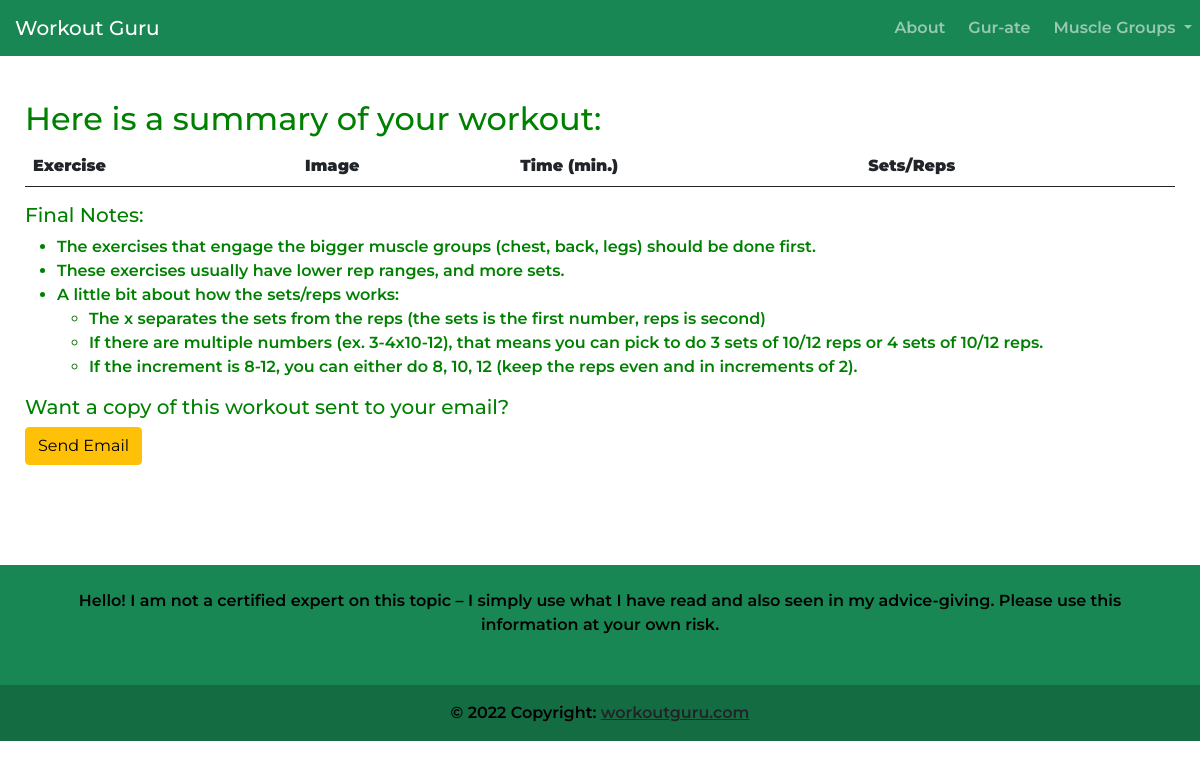
The page /display/ (signed in) on the database as committed earlier.
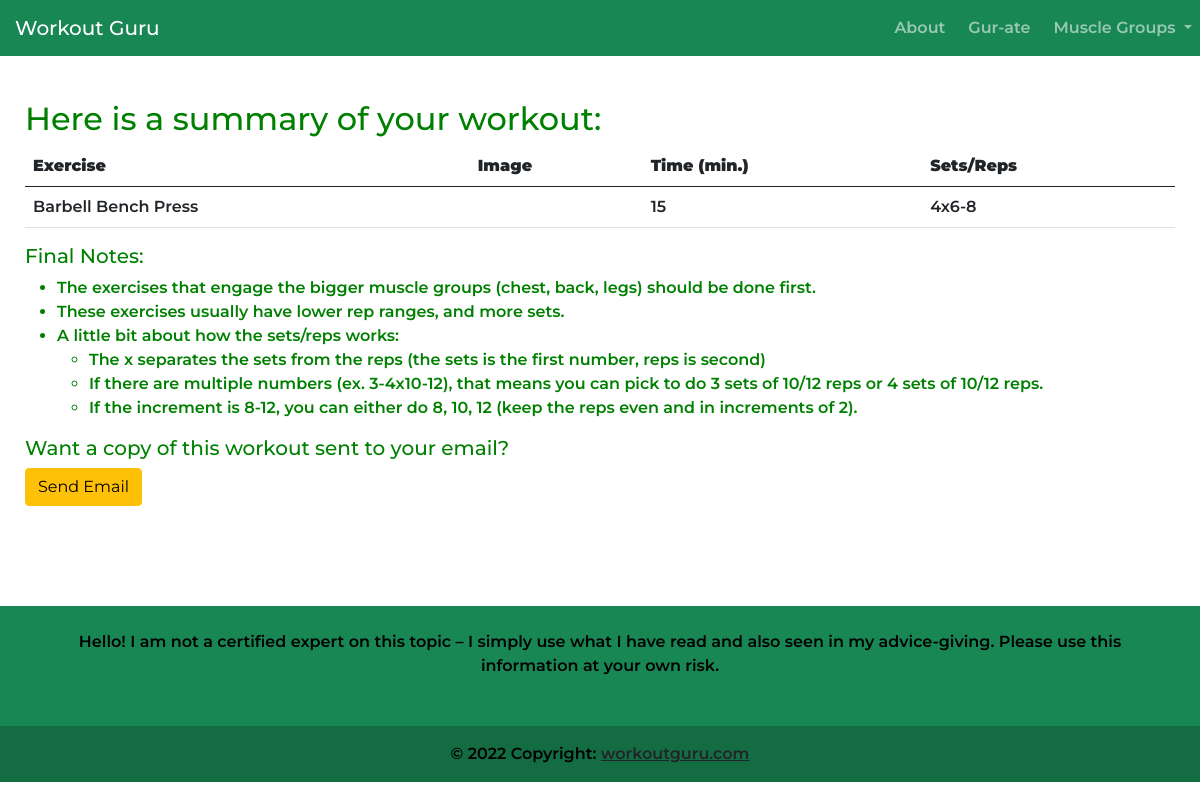
The same page on the database as committed later.
### main/models.py (models this page shows, shortened)
class Exercises(models.Model):
    email = models.EmailField(null=True, blank=True)
    musclegroup = models.ForeignKey(MuscleGroups, on_delete=models.CASCADE)
    name = models.CharField(max_length=300)
    time = models.PositiveSmallIntegerField()
    image = models.ImageField(
        upload_to='media/', default='default.jpeg')
    reps = models.CharField(max_length=200)
    selected = models.BooleanField()

### main/views.py (the view, shortened to what this page needs)
# urls.py: path('display/', views.display),
def display(response):
    return render(response, 'main/display.html', {'selected': Exercises.objects.filter(email=response.user, selected=True)})

### account/models.py (called while the page is built)
    def __str__(self):
        return self.email

### templates/main/display.html (shortened to what this page needs)
{% extends 'main/base.html' %}
{% block content %}
<div class="display">
  <h2>Here is a summary of your workout:</h2>
  <table class="table table-hover">
      <thead>
        <tr>
          <th scope="col"><b>Exercise</b></th>
          <th scope="col"><b>Image</b></th>
          <th scope="col"><b>Time (min.)</b></th>
          <th scope="col"><b>Sets/Reps</b></th>
        </tr>
      </thead>
      <tbody>
          {% for exercise in selected %}
          <tr>
              <td>{{exercise.name}}</td>
              <td><img src="{{exercise.image.url}}" alt="" style="max-height: 100px;"></td>
              <td>{{exercise.time}}</td>
              <td>{{exercise.reps}}</td>
          </tr>
          {% endfor %}
      </tbody>
    </table>
  <div class="final-notes">
    <h5>Final Notes:</h5>
      <ul>
        <li>The exercises that engage the bigger muscle groups (chest, back, legs) should be done first.</li>
        <li>These exercises usually have lower rep ranges, and more sets.</li>
        <li>A little bit about how the sets/reps works:
            <ul>
              <li>The x separates the sets from the reps (the sets is the first number, reps is second)</li>
              <li>If there are multiple numbers (ex. 3-4x10-12), that means you can pick to do 3 sets of 10/12 reps or 4 sets of 10/12 reps.</li>
              <li>If the increment is 8-12, you can either do 8, 10, 12 (keep the reps even and in increments of 2).</li>
          </ul>
        </li>
    </ul>
  </div>
  <div>
    <h5>Want a copy of this workout sent to your email?</h5>
    <form action="" method="POST" class="sendemail">
    <button type="submit", name="email", value="email", class="btn btn-warning" onclick="send()">Send Email</button>
    </form>
  </div>
</div>
{% endblock %}

Rows that differ between the two databases and show on the page:
added Exercises: name "Barbell Bench Press", time "15", reps "4x6-8"
